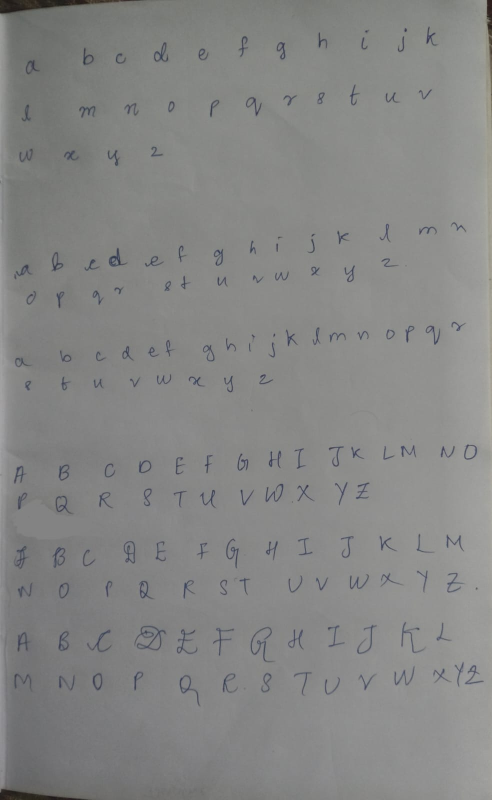
#> input picture assingment/app/ingest/WhatsApp Image 2026-10-24 at 14.23.24.jpeg, 984 x 1600 px (shown at 1/2 size)
$ python -i geom.py   (imports and definitions only)
#> lines starting #> are read from the running program, lines starting #| are printed output that depends on the picture; after the words box and inside, x2 and y2 are one past the last pixel; in counts of white or black regions, pixels touching at a corner belong together
"""Step 1: geometric correction + ink mask. All paths via pathlib (Windows safe)."""
import cv2, numpy as np
WARNINGS = []

def warn(msg):
    WARNINGS.append(msg); print("WARN:", msg)

def ink_mask(gray_or_bgr):
    """Ink = pixels darker than the locally estimated paper. Works with uneven lighting."""
    g = cv2.cvtColor(gray_or_bgr, cv2.COLOR_BGR2GRAY) if gray_or_bgr.ndim == 3 else gray_or_bgr
    g = cv2.medianBlur(g, 3)
    bg = cv2.medianBlur(cv2.resize(g, None, fx=.125, fy=.125), 31)
    bg = cv2.resize(bg, (g.shape[1], g.shape[0]), interpolation=cv2.INTER_LINEAR)
    norm = np.clip(g.astype(np.float32) / np.maximum(bg, 1) * 255, 0, 255).astype(np.uint8)
    t, _ = cv2.threshold(norm, 0, 255, cv2.THRESH_BINARY_INV | cv2.THRESH_OTSU)
    t = min(t, 200)
    strong = (norm < t).astype(np.uint8)
    weak = (norm < min(t + 35, 228)).astype(np.uint8)          # hysteresis: faint pen pressure stays if it touches solid ink
    n, lab = cv2.connectedComponents(weak, connectivity=8)
    has = np.bincount(lab[strong > 0], minlength=n)
    keep = has >= 3; keep[0] = False
    m = (keep[lab]).astype(np.uint8) * 255
    m = cv2.medianBlur(m, 3)
    return m

def find_page_quad(bgr):
    g = cv2.GaussianBlur(cv2.cvtColor(bgr, cv2.COLOR_BGR2GRAY), (9, 9), 0)
    _, b = cv2.threshold(g, 0, 255, cv2.THRESH_BINARY | cv2.THRESH_OTSU)
    b = cv2.morphologyEx(b, cv2.MORPH_CLOSE, np.ones((25, 25), np.uint8))
    cs, _ = cv2.findContours(b, cv2.RETR_EXTERNAL, cv2.CHAIN_APPROX_SIMPLE)
    if not cs: return None
    c = max(cs, key=cv2.contourArea)
    H, W = g.shape
    if cv2.contourArea(c) < .4 * H * W: return None
    peri = cv2.arcLength(c, True)
    ap = cv2.approxPolyDP(c, .02 * peri, True)
    if len(ap) != 4: return None
    q = ap.reshape(4, 2).astype(np.float32)
    # reject "quad" that is just the image frame (no real page edges seen)
    tol = .03 * max(H, W)
    corners = np.array([[0, 0], [W, 0], [W, H], [0, H]], np.float32)
    if all(np.min(np.linalg.norm(corners - p, axis=1)) < tol for p in q): return None
    return q

def order_quad(q):
    s = q.sum(1); d = np.diff(q, axis=1).ravel()
    return np.array([q[np.argmin(s)], q[np.argmin(d)], q[np.argmax(s)], q[np.argmax(d)]], np.float32)

def deskew_angle(mask):
    small = cv2.resize(mask, None, fx=.25, fy=.25, interpolation=cv2.INTER_AREA)
    best, ba = -1, 0.0
    h, w = small.shape
    for a in np.arange(-15, 15.01, .25):
        M = cv2.getRotationMatrix2D((w / 2, h / 2), a, 1)
        r = cv2.warpAffine(small, M, (w, h))
        v = np.var(r.sum(1).astype(np.float64))
        if v > best: best, ba = v, a
    return ba

def correct(bgr):
    """Returns (warped_bgr, info). Perspective warp if a page quad exists, else deskew (WARN)."""
    q = find_page_quad(bgr)
    if q is not None:
        q = order_quad(q)
        w = int(max(np.linalg.norm(q[0] - q[1]), np.linalg.norm(q[3] - q[2])))
        h = int(max(np.linalg.norm(q[0] - q[3]), np.linalg.norm(q[1] - q[2])))
        M = cv2.getPerspectiveTransform(q, np.array([[0, 0], [w, 0], [w, h], [0, h]], np.float32))
        return cv2.warpPerspective(bgr, M, (w, h), borderValue=(255, 255, 255)), {"mode": "perspective"}
    ang = deskew_angle(ink_mask(bgr))
    warn(f"no page quad found; deskewed by {ang:.2f} deg. Residual perspective error stays in the data.")
    h, w = bgr.shape[:2]
    M = cv2.getRotationMatrix2D((w / 2, h / 2), ang, 1)
    return cv2.warpAffine(bgr, M, (w, h), flags=cv2.INTER_CUBIC, borderValue=(255, 255, 255)), {"mode": "deskew", "angle": ang}

>>> import cv2
>>> picture = cv2.imread('WhatsApp Image 2026-10-24 at 14.23.24.jpeg')
#> picture is the input picture: shape (1600, 984, 3); mean B, G, R 133, 134.1, 133.6
>>> result = correct(picture)
#> in find_page_quad, `_, b = cv2.threshold(g, 0, 255, cv2.THRESH_BINARY | cv2.THRESH_OTSU)`:
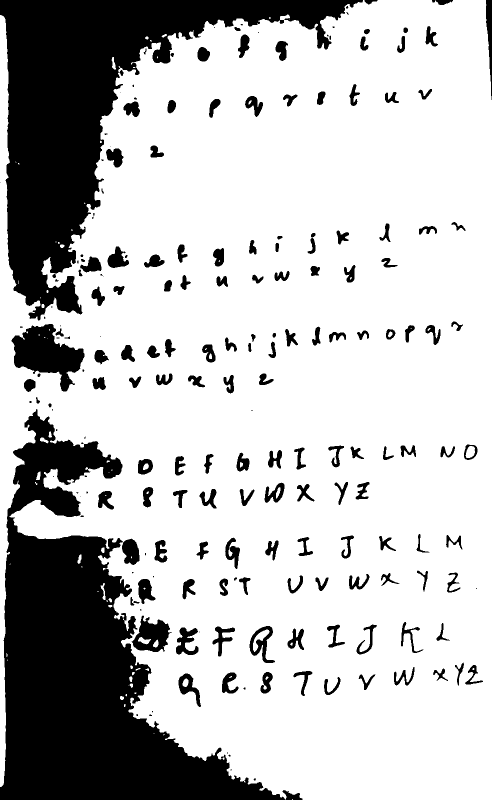
#> b: shape (1600, 984) (shown at 1/2 size); 75.1% white; 207 black regions (51 under 20 px), largest, box (x1, y1, x2, y2) and area: (0, 818, 570, 1600) 176841, (0, 0, 726, 641) 140171, (23, 648, 169, 783) 10151
#> in find_page_quad, `b = cv2.morphologyEx(b, cv2.MORPH_CLOSE, np.ones((25, 25), np.uint8))`:
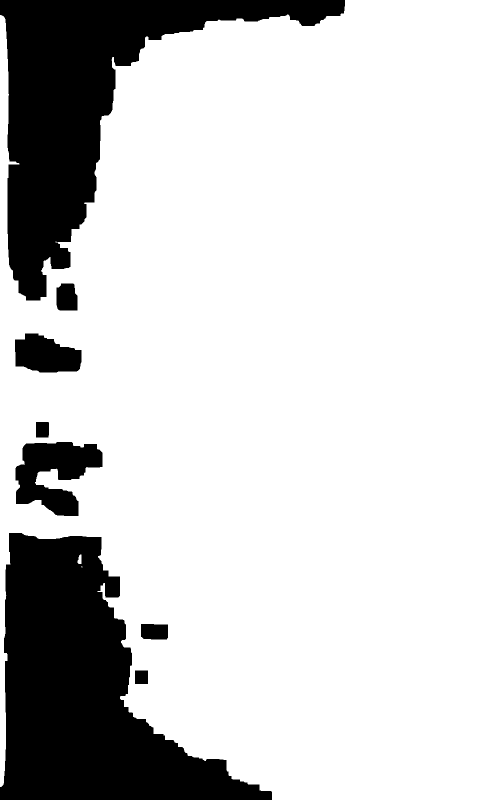
#> b: shape (1600, 984) (shown at 1/2 size); 80.6% white; 8 black regions
#> in find_page_quad, `cs, _ = cv2.findContours(b, cv2.RETR_EXTERNAL, cv2.CHAIN_APPROX_SIMPLE)`: cs = 3 contours, 1 with area under 20; largest, box (x1, y1, x2, y2) and area: (0, 0, 984, 1600) 1294036, (155, 1109, 163, 1128) 96
#> in find_page_quad, `c = max(cs, key=cv2.contourArea)`: c = contour of 678 points, box (x1, y1, x2, y2) (0, 0, 984, 1600), area 1294036
#> in find_page_quad, `peri = cv2.arcLength(c, True)`: peri = 7687
#> in find_page_quad, `ap = cv2.approxPolyDP(c, .02 * peri, True)`: ap = [[983, 0], [225, 114], [80, 601], [0, 30], [0, 1573], [43, 1065], [376, 1511], [983, 1599]]
#> in ink_mask, `norm = np.clip(g.astype(np.float32) / np.maximum(bg, 1) * 255, 0, 255)..`:
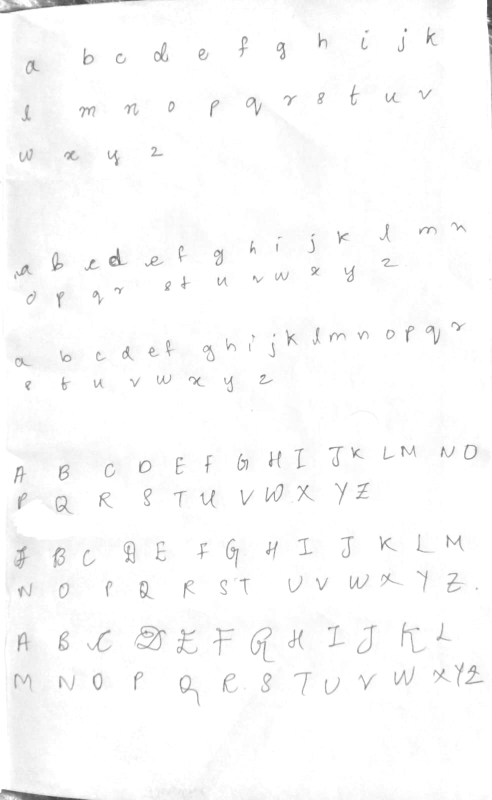
#> norm: shape (1600, 984) (shown at 1/2 size); min 67, max 255, mean 250.8
#> in ink_mask, `t, _ = cv2.threshold(norm, 0, 255, cv2.THRESH_BINARY_INV | cv2.THRESH_..`: t = 212
#> in ink_mask, `t = min(t, 200)`: t = 200
#> in ink_mask, `strong = (norm < t).astype(np.uint8)`: strong: shape (1600, 984); values 0 (black) and 1 (white), 2.2% white; 203 white regions (25 under 20 px), largest, box (x1, y1, x2, y2) and area: (0, 0, 287, 27) 2590, (0, 1578, 180, 1600) 1702, (973, 0, 984, 202) 1057
#> in ink_mask, `weak = (norm < min(t + 35, 228)).astype(np.uint8)`: weak: shape (1600, 984); values 0 (black) and 1 (white), 3.2% white; 180 white regions (14 under 20 px), largest, box (x1, y1, x2, y2) and area: (0, 0, 308, 27) 3155, (0, 1578, 191, 1600) 2032, (973, 0, 984, 237) 1261
#> in ink_mask, `n, lab = cv2.connectedComponents(weak, connectivity=8)`:
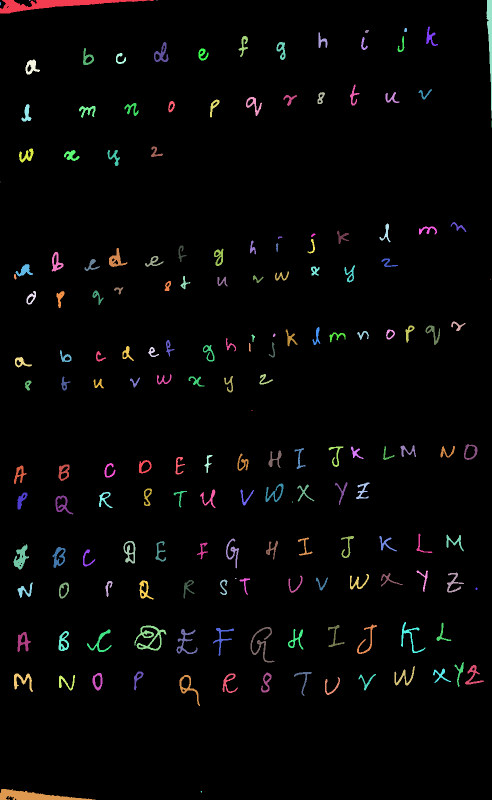
#> lab: shape (1600, 984) int32 (shown at 1/2 size); 181 distinct labels, from 0 to 180; one colour per label, 0 black
#> in ink_mask, `n, lab = cv2.connectedComponents(weak, connectivity=8)`: n = 181
#> in ink_mask, `has = np.bincount(lab[strong > 0], minlength=n)`: has = 181 values, max 2612 at index 1, min 0 at index 0, mean 192.3
#> in ink_mask, `m = cv2.medianBlur(m, 3)`: m: shape (1600, 984); 3.2% white; 167 white regions (1 under 20 px), largest, box (x1, y1, x2, y2) and area: (0, 0, 307, 27) 3164, (0, 1578, 190, 1600) 2036, (973, 0, 984, 236) 1261
#> in deskew_angle, `small = cv2.resize(mask, None, fx=.25, fy=.25, interpolation=cv2.INTER..`:
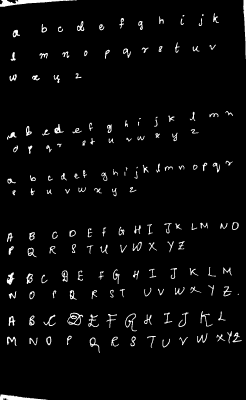
#> small: shape (400, 246); min 0, max 255, mean 8.3
#> the loop in deskew_angle, `for a in np.arange(-15, 15.01, .25):` made 121 passes
#> (v, best, ba) on passes 1 to 12: (1211255, 1211255, -15), (1240130.2, 1240130.2, -14.75), (1265655.6, 1265655.6, -14.5), (1285277.5, 1285277.5, -14.25), (1305829.6, 1305829.6, -14), (1332531.7, 1332531.7, -13.75), (1360471.7, 1360471.7, -13.5), (1385087.3, 1385087.3, -13.25), (1411194.9, 1411194.9, -13), (1445087.2, 1445087.2, -12.75), (1485859.6, 1485859.6, -12.5), (1533387.4, 1533387.4, -12.25)
#> v on passes 55 to 60: 6204196.4, 6159218, 6075363.8, 5961606, 5896715, 5767177.3
#> pass 1, in deskew_angle, `r = cv2.warpAffine(small, M, (w, h))`:
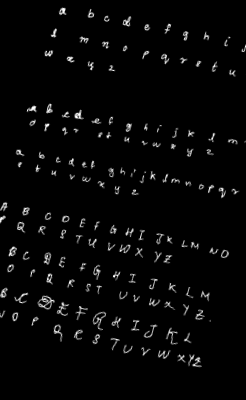
#> r: shape (400, 246); min 0, max 255, mean 6.7
#> pass 3, in deskew_angle, `r = cv2.warpAffine(small, M, (w, h))`:
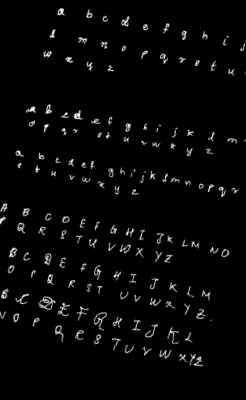
#> r: shape (400, 246); min 0, max 255, mean 6.7
#> after the loop in deskew_angle, `for a in np.arange(-15, 15.01, .25):`: ba = -1.75; best = 6231470.7
#> in correct, `ang = deskew_angle(ink_mask(bgr))`: ang = -1.75
#> in correct, `M = cv2.getRotationMatrix2D((w / 2, h / 2), ang, 1)`: M = [[1, -0.0305, 24.66], [0.0305, 1, -14.65]]
